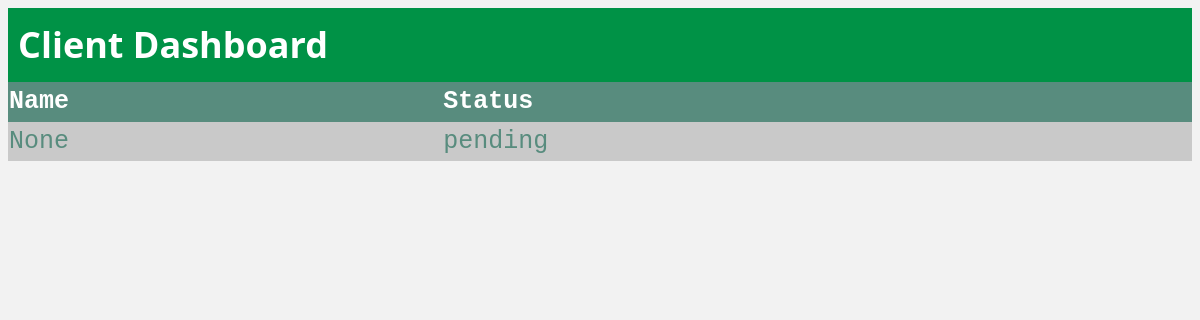
The page /client_dashboard on the database as committed earlier.
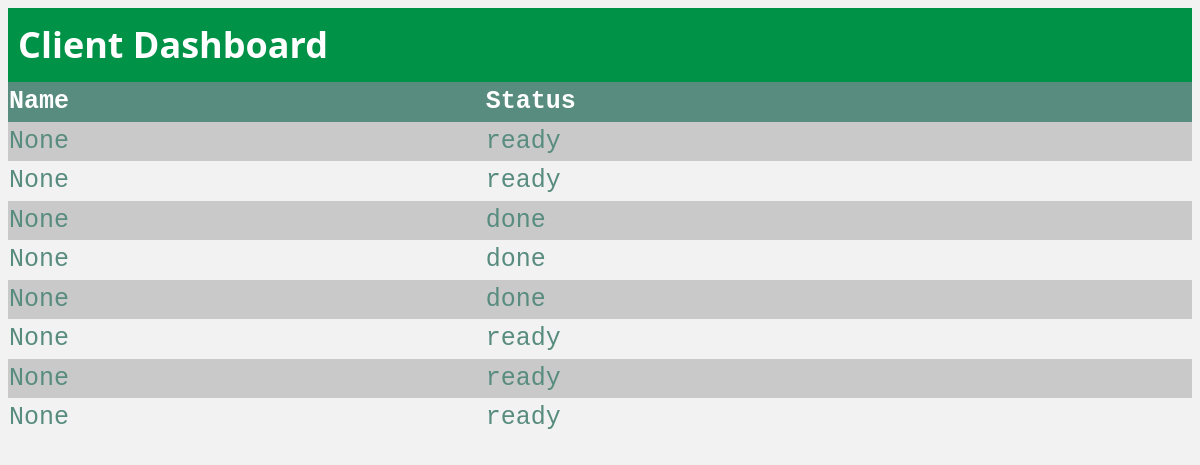
The same page on the database as committed later.
### tables this page shows
CREATE TABLE orders (id INTEGER PRIMARY KEY AUTOINCREMENT, name TEXT, pepperoni TEXT, cheese TEXT, veggie TEXT, meat_lovers TEXT, vegan TEXT, quattro_formaggi TEXT, quattro_stagioni TEXT, supreme TEXT, tonno TEXT, status TEXT);

### app.py (the view)
@app.route('/client_dashboard')
def client_dashboard():
    conn = get_db()
    cursor = conn.cursor()
    cursor.execute('SELECT * FROM orders')
    orders = cursor.fetchall()
    cursor.close()
    return render_template('client_dashboard.html', orders=orders)

### app.py (called while the page is built)
def get_db():
    db = getattr(g, '_database', None)
    if db is None:
        db = g._database = sqlite3.connect(app.config['DATABASE'])
        db.row_factory = sqlite3.Row
    return db

### templates/client_dashboard.html (shortened to what this page needs)
<!DOCTYPE html>
<html lang="en">
    <head>
        <link rel="stylesheet" href="{{ url_for('static', filename='css/styles.css') }}">
    </head>
    <body>
        <header>
            <h1>Client Dashboard</h1>
        </header>
        <table>
            <thead>
                <tr>
                    <th>Name</th>
                    <th>Status</th>
                </tr>
            </thead>
            <tbody>
                {% for order in orders %}
                    <tr>
                        <td>{{ order['name'] }}</td>
                        <td>{{ order['status'] }}</td>
                    </tr>
                {% endfor %}
        </table>
    </body>
</html>

### static/styles.css (style rules this page uses)
html { font-family: system-ui, -apple-system, BlinkMacSystemFont, 'Segoe UI', Roboto, Oxygen, Ubuntu, Cantarell, 'Open Sans', 'Helvetica Neue', sans-serif; }
body { background-color: #F2F2F2; font-size: 16px; line-height: 1.5; }
header { background-color: #009246; padding: 10px; color: #ffffff; display: flex; justify-content: space-between; align-items: center; }
header h1 { font-size: 36px; font-weight: bold; margin: 0px; }
table { border-collapse: collapse; width: 100%; color: #588c7e; font-family: monospace; font-size: 25px; text-align: left; }
th { background-color: #588c7e; color: white; }
tr:nth-child(even) { background-color: #f2f2f2 }
tr:nth-child(odd) { background-color: #c9c9c9 }

Rows that differ between the two databases and show on the page:
changed orders (number 1 of 8 on the later page): status "pending" → "ready"
added orders: name "None", status "ready"
added orders: name "None", status "done"
added orders: name "None", status "done"
added orders: name "None", status "done"
added orders: name "None", status "ready"
added orders: name "None", status "ready"
added orders: name "None", status "ready"
